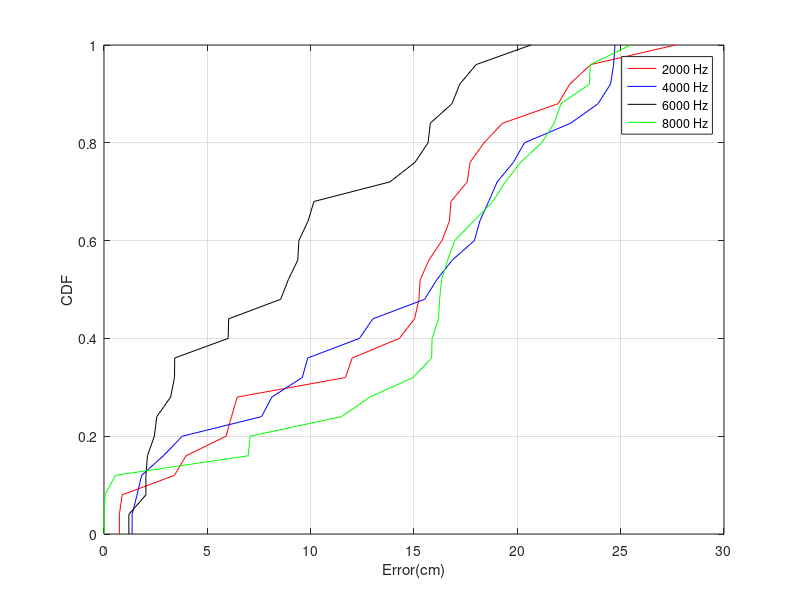

Reproduce this figure in MATLAB.
y_2=29*rand(25,1)
y_4=25*rand(25,1)
y_6=22*rand(25,1)
y_8=26*rand(25,1)

[f,x] = ecdf(y_2);
plot(x,f,'red');
hold on
[f,x] = ecdf(y_4);
plot(x,f,'blue');
hold on
[f,x] = ecdf(y_6);
plot(x,f,'black');
hold on
[f,x] = ecdf(y_8);
plot(x,f,'green');
hold on
grid on;

xlabel('Error(cm)');
ylabel('CDF');
legend('2000 Hz','4000 Hz','6000 Hz','8000 Hz');